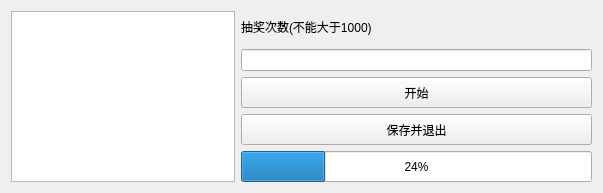
<?xml version="1.0" encoding="UTF-8"?>
<ui version="4.0">
 <class>Form</class>
 <widget class="QWidget" name="Form">
  <property name="geometry">
   <rect>
    <x>0</x>
    <y>0</y>
    <width>603</width>
    <height>191</height>
   </rect>
  </property>
  <property name="windowTitle">
   <string>抽奖,但一些</string>
  </property>
  <layout class="QHBoxLayout" name="horizontalLayout_2">
   <item>
    <layout class="QHBoxLayout" name="horizontalLayout">
     <item>
      <widget class="QTextBrowser" name="Text"/>
     </item>
     <item>
      <layout class="QVBoxLayout" name="verticalLayout">
       <item>
        <widget class="QLabel" name="label">
         <property name="minimumSize">
          <size>
           <width>0</width>
           <height>32</height>
          </size>
         </property>
         <property name="maximumSize">
          <size>
           <width>16777215</width>
           <height>32</height>
          </size>
         </property>
         <property name="text">
          <string>抽奖次数(不能大于1000)</string>
         </property>
        </widget>
       </item>
       <item>
        <widget class="QLineEdit" name="Edit"/>
       </item>
       <item>
        <widget class="QPushButton" name="Start">
         <property name="minimumSize">
          <size>
           <width>241</width>
           <height>31</height>
          </size>
         </property>
         <property name="text">
          <string>开始</string>
         </property>
        </widget>
       </item>
       <item>
        <widget class="QPushButton" name="Exit">
         <property name="minimumSize">
          <size>
           <width>241</width>
           <height>31</height>
          </size>
         </property>
         <property name="text">
          <string>保存并退出</string>
         </property>
        </widget>
       </item>
       <item>
        <widget class="QProgressBar" name="progressBar">
         <property name="minimumSize">
          <size>
           <width>351</width>
           <height>31</height>
          </size>
         </property>
         <property name="value">
          <number>24</number>
         </property>
        </widget>
       </item>
      </layout>
     </item>
    </layout>
   </item>
  </layout>
 </widget>
 <resources/>
 <connections/>
</ui>
